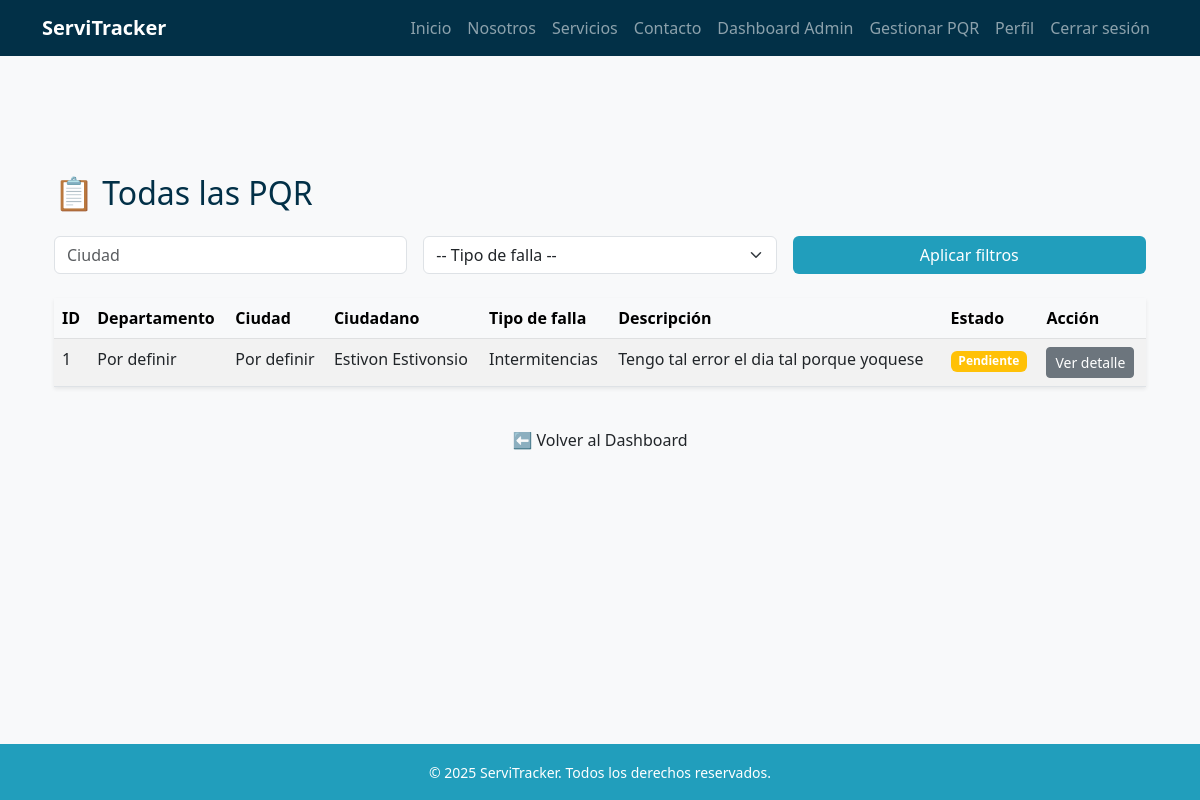
Before: /reportes/todas/ (signed in) with the older database file.
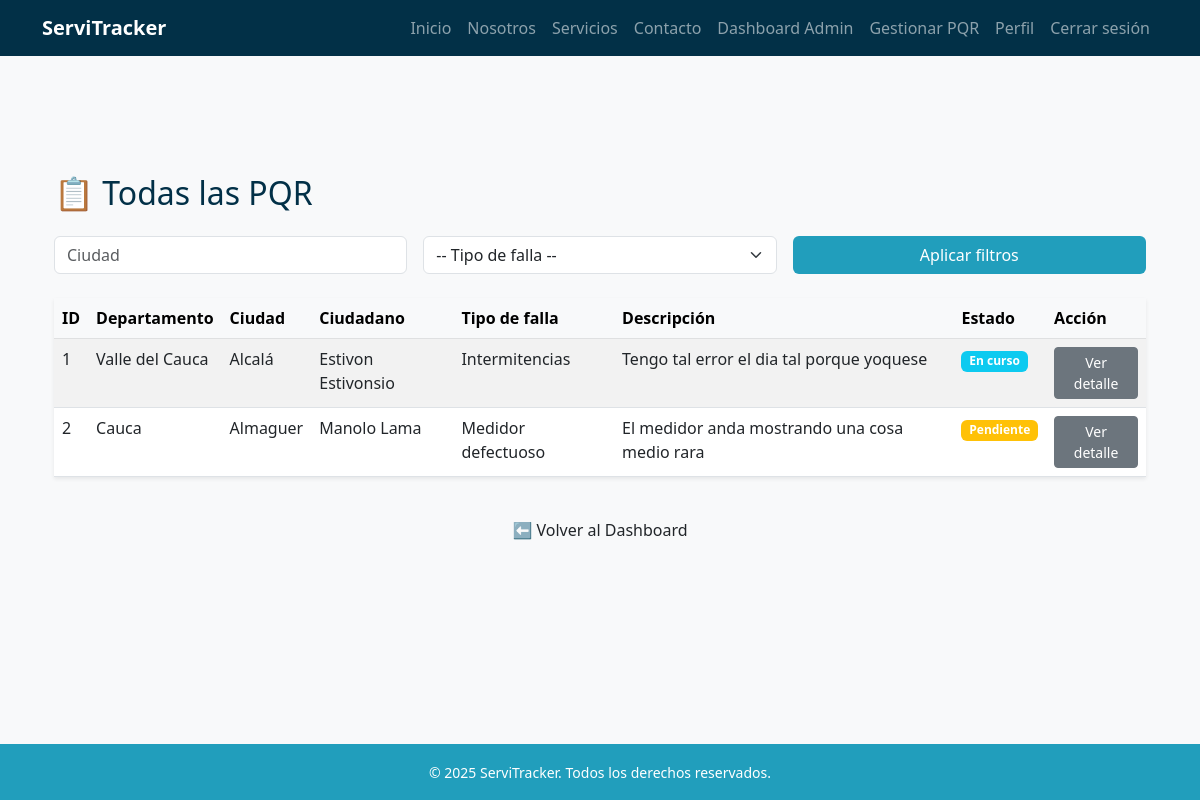
After: the same page with the newer database file.
### pqr/models.py (models this page shows, shortened)
class PQR(models.Model):
    ciudadano = models.ForeignKey(
        settings.AUTH_USER_MODEL,
        on_delete=models.SET_NULL,
        null=True,
        blank=True,
        related_name="pqrs_ciudadano"
    )
    propiedad = models.ForeignKey(
        Propiedad,
        on_delete=models.SET_NULL,
        null=True,
        blank=True
    )
    tipo_falla = models.ForeignKey(
        TipoFalla,
        on_delete=models.PROTECT
    )
    descripcion = models.TextField()
    estado = models.ForeignKey(
        EstadoPQR,
        on_delete=models.PROTECT
    )
    tecnico_asignado = models.ForeignKey(
        settings.AUTH_USER_MODEL,
        on_delete=models.SET_NULL,
        null=True,
        blank=True,
        related_name="pqrs_tecnico"
    )
    fecha_creacion = models.DateTimeField(auto_now_add=True)
    fecha_actualizacion = models.DateTimeField(auto_now=True)

class TipoFalla(models.Model):
    nombre = models.CharField(max_length=100)
    def __str__(self):
        return self.nombre

class EstadoPQR(models.Model):
    nombre = models.CharField(max_length=50)

### propiedades/models.py (models this page shows, shortened)
class Propiedad(models.Model):
    usuario = models.ForeignKey(
        settings.AUTH_USER_MODEL,
        on_delete=models.CASCADE,
        related_name='propiedades'
    )
    departamento = models.CharField(max_length=100)
    ciudad = models.CharField(max_length=100)
    direccion = models.CharField(max_length=200)
    activa = models.BooleanField(default=True)

### usuarios/models.py (models this page shows)
class Usuario(AbstractBaseUser, PermissionsMixin):
    ROLES = [
        ("administrador", "Administrador"),
        ("agente", "Agente"),
        ("tecnico", "Técnico"),
        ("ciudadano", "Ciudadano"),
    ]
    documento = models.CharField(max_length=20, unique=True)
    email = models.EmailField(blank=True, null=True)
    nombres = models.CharField(max_length=100, blank=True, null=True)
    apellidos = models.CharField(max_length=100, blank=True, null=True)
    rol = models.CharField(max_length=20, choices=ROLES, default="ciudadano")
    especialidad = models.ForeignKey(Especialidad, on_delete=models.SET_NULL, null=True, blank=True)
    is_active = models.BooleanField(default=True)
    is_staff = models.BooleanField(default=False)
    date_joined = models.DateTimeField(auto_now_add=True)
    objects = UsuarioManager()
    USERNAME_FIELD = "documento"
    REQUIRED_FIELDS = []  # puedes agregar 'email' si quieres que sea obligatorio
    def __str__(self):
        return self.get_public_name()
    def get_full_name(self):
        nombre = (self.nombres or "").strip()
        apellido = (self.apellidos or "").strip()
        full = f"{nombre} {apellido}".strip()
        return full or ""
    def get_public_name(self):
        return self.get_full_name() or "Usuario"

### reportes/views.py (the view)
# urls.py: path("todas/", views.lista_todas_pqr, name="lista_todas_pqr"),
@user_passes_test(lambda u: u.is_staff or u.rol == "administrador")
def lista_todas_pqr(request):
    ciudad = request.GET.get("ciudad", "")
    tipo_falla_id = request.GET.get("tipo_falla", "")
    pqr_list = PQR.objects.all()
    if ciudad:
        pqr_list = pqr_list.filter(propiedad__ciudad__icontains=ciudad)
    if tipo_falla_id:
        pqr_list = pqr_list.filter(tipo_falla_id=tipo_falla_id)
    tipos_falla = TipoFalla.objects.all()
    return render(request, "reportes/lista_todas.html", {
        "pqr_list": pqr_list,
        "ciudad": ciudad,
        "tipo_falla_id": tipo_falla_id,
        "tipos_falla": tipos_falla,
    })

### templates/reportes/lista_todas.html (shortened to what this page needs)
{% extends 'base.html' %}
{% block content %}
<div class="container my-5">
    <h2 class="text-blue-dark mb-4">📋 Todas las PQR</h2>
    <form method="get" class="row g-3 mb-4">
        <div class="col-md-4">
            <input type="text" name="ciudad" value="{{ ciudad }}" class="form-control" placeholder="Ciudad">
        </div>
        <div class="col-md-4">
            <select name="tipo_falla" class="form-select">
                <option value="">-- Tipo de falla --</option>
            </select>
        </div>
        <div class="col-md-4">
            <button type="submit" class="btn btn-blue-mid w-100">Aplicar filtros</button>
        </div>
    </form>
    <table class="table table-striped shadow-sm">
        <thead class="table-light">
            <tr>
                <th>ID</th>
                <th>Departamento</th>
                <th>Ciudad</th>
                <th>Ciudadano</th>
                <th>Tipo de falla</th>
                <th>Descripción</th>
                <th>Estado</th>
                <th>Acción</th>
            </tr>
        </thead>
        <tbody>
            {% for pqr in pqr_list %}
            <tr>
                <td>{{ pqr.id }}</td>
                <td>{{ pqr.propiedad.departamento }}</td>
                <td>{{ pqr.propiedad.ciudad }}</td>
                <td>{{ pqr.ciudadano }}</td>
                <td>{{ pqr.tipo_falla }}</td>
                <td>{{ pqr.descripcion }}</td>
                <td>
                    <span class="badge
                        {% if pqr.estado.nombre == 'Pendiente' %} bg-warning
                        {% elif pqr.estado.nombre == 'En curso' %} bg-info
                        {% elif pqr.estado.nombre == 'Resuelto' %} bg-success
                        {% elif pqr.estado.nombre == 'Urgente' %} bg-danger
                        {% elif pqr.estado.nombre == 'Muy urgente' %} bg-dark
                        {% else %} bg-secondary
                        {% endif %}">
                        {{ pqr.estado.nombre }}
                    </span>
                </td>
                <td>
                    <a href="{% url 'detalle_pqr' pqr.pk %}" class="btn btn-sm btn-secondary">Ver detalle</a>
                </td>
            </tr>
            {% empty %}
            <tr><td colspan="8" class="text-center text-muted">No hay PQR registradas.</td></tr>
            {% endfor %}
        </tbody>
    </table>
    <div class="mt-4">
        <a href="{% url 'dashboard_admin' %}" class="btn btn-blue-dark w-100 py-3">
            ⬅️ Volver al Dashboard
        </a>
    </div>
</div>
{% endblock %}

Changed rows visible on the page:
changed PQR "Tengo tal error el dia tal porque yoquese": propiedad.departamento "Por definir" → "Valle del Cauca"; propiedad.ciudad "Por definir" → "Alcalá"; estado_id 1 → 2 (drawn); estado.nombre "Pendiente" → "En curso"
added PQR: id "2", propiedad.departamento "Cauca", propiedad.ciudad "Almaguer", ciudadano "Manolo Lama", tipo_falla "Medidor defectuoso", descripcion "El medidor anda mostrando una cosa medio rara", estado.nombre "Pendiente"
